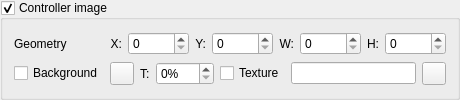
                 <widget class="QGroupBox" name="groupBoxController">
                  <property name="toolTip">
                   <string>Control display of controller image</string>
                  </property>
                  <property name="title">
                   <string>Controller image</string>
                  </property>
                  <property name="checkable">
                   <bool>true</bool>
                  </property>
                  <property name="checked">
                   <bool>true</bool>
                  </property>
                  <layout class="QGridLayout" name="gridLayout_14">
                   <item row="0" column="0">
                    <widget class="QLabel" name="labelSceneControllerGeometry">
                     <property name="text">
                      <string>Geometry</string>
                     </property>
                    </widget>
                   </item>
                   <item row="0" column="1">
                    <layout class="QHBoxLayout" name="horizontalLayout_13">
                     <item>
                      <widget class="QLabel" name="label_46">
                       <property name="sizePolicy">
                        <sizepolicy hsizetype="Fixed" vsizetype="Preferred">
                         <horstretch>0</horstretch>
                         <verstretch>0</verstretch>
                        </sizepolicy>
                       </property>
                       <property name="text">
                        <string>X:</string>
                       </property>
                       <property name="alignment">
                        <set>Qt::AlignRight|Qt::AlignTrailing|Qt::AlignVCenter</set>
                       </property>
                      </widget>
                     </item>
                     <item>
                      <widget class="QSpinBox" name="spinBoxSceneControllerPosX">
                       <property name="toolTip">
                        <string>X coordinate of item position</string>
                       </property>
                       <property name="maximum">
                        <number>99999</number>
                       </property>
                      </widget>
                     </item>
                     <item>
                      <widget class="QLabel" name="label_47">
                       <property name="sizePolicy">
                        <sizepolicy hsizetype="Fixed" vsizetype="Preferred">
                         <horstretch>0</horstretch>
                         <verstretch>0</verstretch>
                        </sizepolicy>
                       </property>
                       <property name="text">
                        <string>Y:</string>
                       </property>
                       <property name="alignment">
                        <set>Qt::AlignRight|Qt::AlignTrailing|Qt::AlignVCenter</set>
                       </property>
                      </widget>
                     </item>
                     <item>
                      <widget class="QSpinBox" name="spinBoxSceneControllerPosY">
                       <property name="toolTip">
                        <string>Y coordinate of item position</string>
                       </property>
                       <property name="maximum">
                        <number>99999</number>
                       </property>
                      </widget>
                     </item>
                     <item>
                      <widget class="QLabel" name="label_48">
                       <property name="sizePolicy">
                        <sizepolicy hsizetype="Fixed" vsizetype="Preferred">
                         <horstretch>0</horstretch>
                         <verstretch>0</verstretch>
                        </sizepolicy>
                       </property>
                       <property name="text">
                        <string>W:</string>
                       </property>
                       <property name="alignment">
                        <set>Qt::AlignRight|Qt::AlignTrailing|Qt::AlignVCenter</set>
                       </property>
                      </widget>
                     </item>
                     <item>
                      <widget class="QSpinBox" name="spinBoxSceneControllerWidth">
                       <property name="toolTip">
                        <string>Item width</string>
                       </property>
                       <property name="maximum">
                        <number>99999</number>
                       </property>
                      </widget>
                     </item>
                     <item>
                      <widget class="QLabel" name="label_49">
                       <property name="sizePolicy">
                        <sizepolicy hsizetype="Fixed" vsizetype="Preferred">
                         <horstretch>0</horstretch>
                         <verstretch>0</verstretch>
                        </sizepolicy>
                       </property>
                       <property name="text">
                        <string>H:</string>
                       </property>
                       <property name="alignment">
                        <set>Qt::AlignRight|Qt::AlignTrailing|Qt::AlignVCenter</set>
                       </property>
                      </widget>
                     </item>
                     <item>
                      <widget class="QSpinBox" name="spinBoxSceneControllerHeight">
                       <property name="toolTip">
                        <string>Item height</string>
                       </property>
                       <property name="maximum">
                        <number>99999</number>
                       </property>
                      </widget>
                     </item>
                    </layout>
                   </item>
                   <item row="1" column="0">
                    <widget class="QCheckBox" name="checkBoxSceneControllerBackground">
                     <property name="toolTip">
                      <string>Use background for this item</string>
                     </property>
                     <property name="text">
                      <string>Background</string>
                     </property>
                    </widget>
                   </item>
                   <item row="1" column="1">
                    <layout class="QHBoxLayout" name="horizontalLayout_14">
                     <item>
                      <widget class="QToolButton" name="toolButtonSceneControllerBackgroundColor">
                       <property name="sizePolicy">
                        <sizepolicy hsizetype="Minimum" vsizetype="Minimum">
                         <horstretch>0</horstretch>
                         <verstretch>0</verstretch>
                        </sizepolicy>
                       </property>
                       <property name="toolTip">
                        <string>Select background color</string>
                       </property>
                       <property name="text">
                        <string/>
                       </property>
                       <property name="icon">
                        <iconset resource="../qmc2.qrc">
                         <normaloff>:/data/img/colors.png</normaloff>:/data/img/colors.png</iconset>
                       </property>
                      </widget>
                     </item>
                     <item>
                      <widget class="QLabel" name="label_50">
                       <property name="text">
                        <string>T:</string>
                       </property>
                      </widget>
                     </item>
                     <item>
                      <widget class="QSpinBox" name="spinBoxSceneControllerBackgroundTransparency">
                       <property name="toolTip">
                        <string>Select background transparency</string>
                       </property>
                       <property name="suffix">
                        <string>%</string>
                       </property>
                       <property name="maximum">
                        <number>100</number>
                       </property>
                      </widget>
                     </item>
                     <item>
                      <widget class="QCheckBox" name="checkBoxSceneControllerBackgroundTexture">
                       <property name="toolTip">
                        <string>Use texture bitmap for background</string>
                       </property>
                       <property name="text">
                        <string>Texture</string>
                       </property>
                      </widget>
                     </item>
                     <item>
                      <widget class="QLineEdit" name="lineEditSceneControllerBackgroundTexture">
                       <property name="toolTip">
                        <string>Texture bitmap for background</string>
                       </property>
                      </widget>
                     </item>
                     <item>
                      <widget class="QToolButton" name="toolButtonBrowseSceneControllerBackgroundTexture">
                       <property name="sizePolicy">
                        <sizepolicy hsizetype="Fixed" vsizetype="Fixed">
                         <horstretch>0</horstretch>
                         <verstretch>0</verstretch>
                        </sizepolicy>
                       </property>
                       <property name="toolTip">
                        <string>Browse texture bitmap for background</string>
                       </property>
                       <property name="icon">
                        <iconset resource="../qmc2.qrc">
                         <normaloff>:/data/img/fileopen.png</normaloff>:/data/img/fileopen.png</iconset>
                       </property>
                      </widget>
                     </item>
                    </layout>
                   </item>
                  </layout>
                 </widget>
